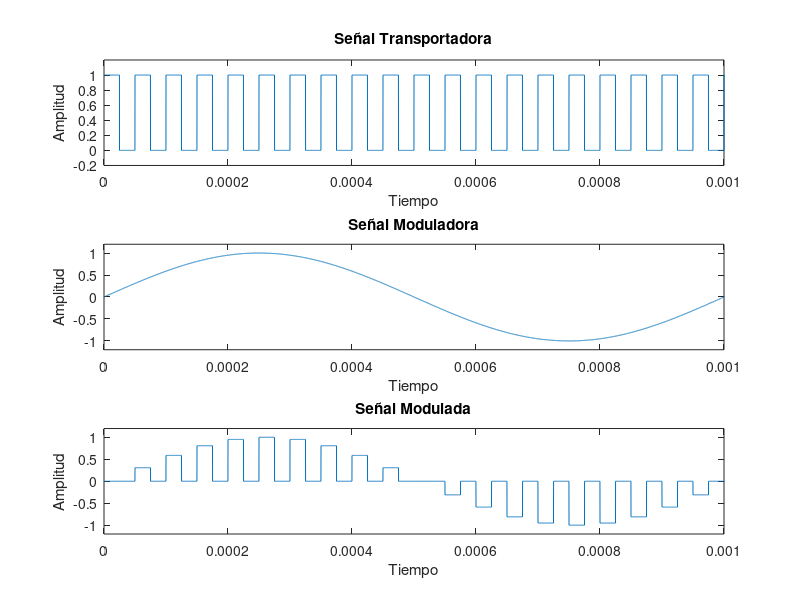
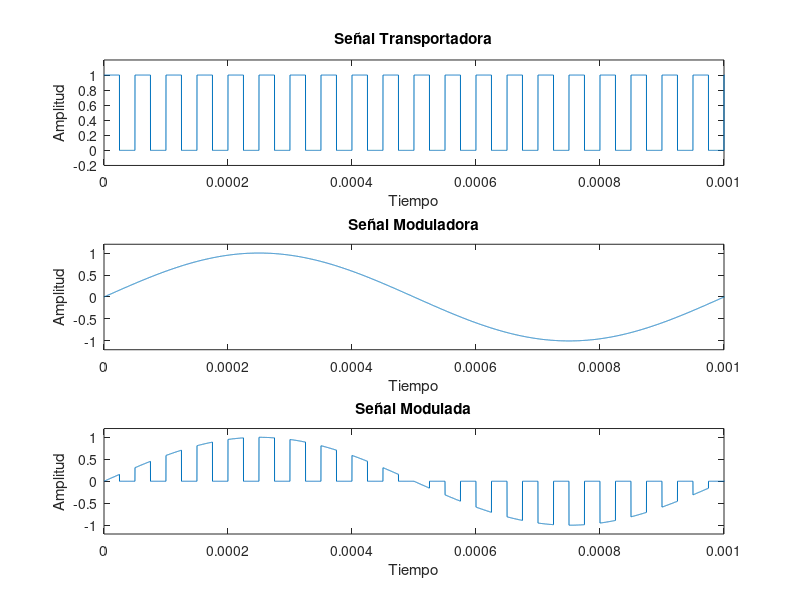

Here is the MATLAB script that generated these plots, in order:
clc;
A = 1; % Amplitud de la señal mensaje

fc = 20000;
fm =1000;
fs = 10000000;
t=1;
lX = [0.0 0.001];

n = [0:1/fs:t];
n = n(1:end-1); % Se elimina la última muestra del vector para que quede par en la cantidad de elementos

d = 50; % Ciclo de trabajo. Corresponde a un 50%

s = square(2*pi*fc*n,d); % Señal cuadrada
s(find(s<0))=0;   % Se toman solo los valores positivos, por que así es como se comportan los pulsos de la señal portadora

m = A*sin(2*pi*fm*n); % Señal Moduladora
period_sam = length(n)/fc;     % Número de muestras que tiene la señal transportadora
ind = 1:period_sam:length(n);   %
on_samp = ceil(period_sam * d/100);   %
pam_gate = zeros(1,length(n));
for i =1:length(ind)
    pam_gate(ind(i):ind(i)+on_samp) = m(ind(i));
end
figure("Name","Modulación Instantanea")
subplot(3,1,1);
plot(n,s);
title("Señal Transportadora");
xlabel("Tiempo");
ylabel("Amplitud");
ylim([-0.2 1.2]);
xlim(lX);

subplot(3,1,2);
plot(n,m);
title("Señal Moduladora");
xlabel("Tiempo");
ylabel("Amplitud");
ylim([-1.2 1.2]);
xlim(lX);

subplot(3,1,3);
plot(n,pam_gate);
title("Señal Modulada");
xlabel("Tiempo");
ylabel("Amplitud");
ylim([-1.2 1.2]);
xlim(lX);

%_______________________________
figure("Name","Modulación Natural");

pam_flat = m.*s;

subplot(3,1,1);
plot(n,s);
title("Señal Transportadora");
xlabel("Tiempo");
ylabel("Amplitud");
ylim([-0.2 1.2]);
xlim(lX);

subplot(3,1,2);
plot(n,m);
xlim(lX);
title("Señal Moduladora");
xlabel("Tiempo");
ylabel("Amplitud");
ylim([-1.2 1.2]);

subplot(3,1,3);
plot(n,pam_flat);
title("Señal Modulada");
xlabel("Tiempo");
ylabel("Amplitud");
ylim([-1.2 1.2]);
xlim(lX);



